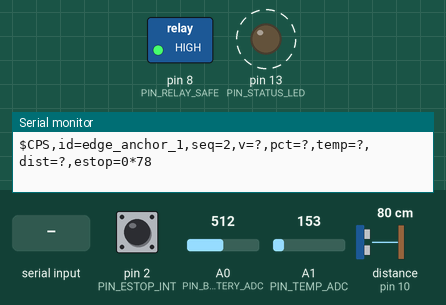
A sketch run on a simulated Arduino Uno, built with avr-gcc and run on an emulated ATmega328P. Parts: switched loads named in the sketch (green lamp = pin HIGH), output pins drawn as LEDs (lit = HIGH), the last lines printed to the serial monitor. Wiring (inferred from the names in the program): ultrasonic range finder: trigger pin 9; echo pin 10. Dashed ring = blinking. The test bench sets the inputs (shaded band); at power-on: pin 2 (PIN_ESTOP_INT) HIGH, A0 (PIN_BATTERY_ADC) = 512, A1 (PIN_TEMP_ADC) = 153, distance to the obstacle (sensor on pin 10) 80 cm. The echo pulse lasts 58.3 µs per cm; pins used as bus, display or sensor lines are not drawn.

Above: at 1.2 s.
1.3 s: "$CMD,ESTOP\n" received over Serial
At 2.75 s:
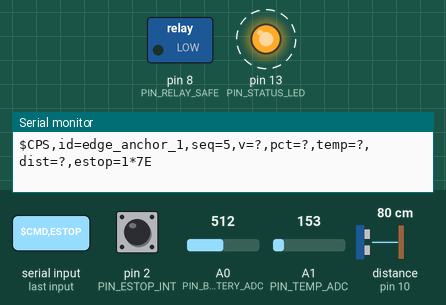
4.4 s: "$CMD,RESUME\n" received over Serial
At 5.75 s:
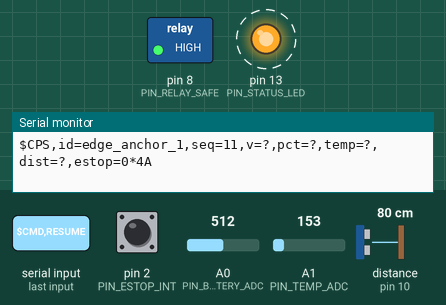
7.5 s: pin 2 (PIN_ESTOP_INT) pulled LOW for 0.15 s
At 8.25 s:
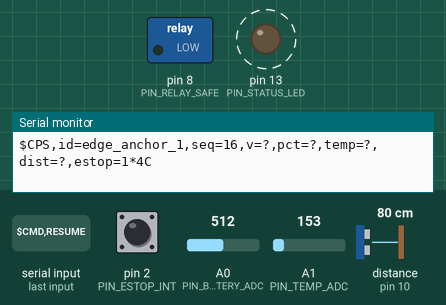
Timing chart, 0 to 14.8 s (numbered marks = the images above; inputs shaded):
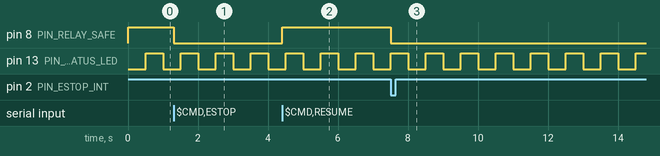

The sketch:

cps_edge_node.ino
```cpp
/* ==============================================================================
 * cps_edge_node.ino
 * Distributed Cyber-Physical Systems (CPS) Edge Sensor Anchor & Gateway Node
 *
 * Hardware Target: Arduino Uno / Mega / Nano / ESP32
 * Role in CPS Architecture:
 * - Fixed perimeter anchor or edge robotic gateway
 * - Samples physical battery voltage divider (A0)
 * - Measures analog temperature transducer (A1)
 * - Monitors ultrasonic proximity ranger (Trig=9, Echo=10)
 * - Implements hardware failsafe / Emergency Stop interrupt (D2)
 * - Streams structured telemetry packets over serial at 2 Hz
 * - Executes supervisory remote commands (ESTOP, RESUME, PING, SET_RATE)
 * ============================================================================== */

#include <Arduino.h>

// Pin Definitions
const uint8_t PIN_BATTERY_ADC = A0;
const uint8_t PIN_TEMP_ADC    = A1;
const uint8_t PIN_ESTOP_INT   = 2;
const uint8_t PIN_RELAY_SAFE  = 8;
const uint8_t PIN_US_TRIG     = 9;
const uint8_t PIN_US_ECHO     = 10;
const uint8_t PIN_STATUS_LED  = 13;

// Telemetry & State
char ROBOT_ID[32] = "edge_anchor_1";
volatile bool g_estop_active = false;
uint32_t g_telemetry_period_ms = 500; // 2 Hz default
uint32_t g_last_telemetry_tx = 0;
uint32_t g_heartbeat_seq = 0;

// Analog Calibration Constants
const float V_REF = 5.0;           // ADC reference voltage (V)
const float R1_OHMS = 10000.0;     // Voltage divider upper resistor (10k)
const float R2_OHMS = 2200.0;      // Voltage divider lower resistor (2.2k)
const float DIVIDER_RATIO = (R1_OHMS + R2_OHMS) / R2_OHMS; // ~5.545

void onEmergencyStopInterrupt() {
    g_estop_active = true;
    digitalWrite(PIN_RELAY_SAFE, LOW); // De-energize safety relay immediately
}

float readBatteryVoltage() {
    int raw_adc = analogRead(PIN_BATTERY_ADC);
    float v_adc = (raw_adc / 1023.0f) * V_REF;
    return v_adc * DIVIDER_RATIO;
}

float readTemperatureC() {
    int raw_adc = analogRead(PIN_TEMP_ADC);
    float v_adc = (raw_adc / 1023.0f) * V_REF;
    // 10 mV/°C linear response (e.g. TMP36)
    return (v_adc - 0.5f) * 100.0f;
}

float readUltrasonicDistanceM() {
    digitalWrite(PIN_US_TRIG, LOW);
    delayMicroseconds(2);
    digitalWrite(PIN_US_TRIG, HIGH);
    delayMicroseconds(10);
    digitalWrite(PIN_US_TRIG, LOW);

    unsigned long duration = pulseIn(PIN_US_ECHO, HIGH, 30000); // 30ms timeout (~5m)
    if (duration == 0) return -1.0f; // Out of range
    // Speed of sound: 343 m/s -> (duration_us / 2) * 0.000343
    return (duration * 0.0001715f);
}

uint8_t calculateChecksum(const char* payload) {
    uint8_t csum = 0;
    while (*payload) {
        csum ^= (uint8_t)(*payload++);
    }
    return csum;
}

void parseCommand(const String& cmd) {
    if (cmd.startsWith("$CMD,ESTOP")) {
        g_estop_active = true;
        digitalWrite(PIN_RELAY_SAFE, LOW);
        Serial.println("$ACK,ESTOP_ENGAGED");
    } else if (cmd.startsWith("$CMD,RESUME")) {
        g_estop_active = false;
        digitalWrite(PIN_RELAY_SAFE, HIGH);
        Serial.println("$ACK,NORMAL_OPERATION_RESUMED");
    } else if (cmd.startsWith("$CMD,PING")) {
        Serial.println("$PONG,EDGE_ALIVE");
    } else if (cmd.startsWith("$CMD,RATE,")) {
        int hz = cmd.substring(10).toInt();
        if (hz >= 1 && hz <= 20) {
            g_telemetry_period_ms = 1000 / hz;
            Serial.print("$ACK,RATE_UPDATED_HZ,");
            Serial.println(hz);
        }
    }
}

void setup() {
    Serial.begin(115200);

    pinMode(PIN_BATTERY_ADC, INPUT);
    pinMode(PIN_TEMP_ADC, INPUT);
    pinMode(PIN_US_TRIG, OUTPUT);
    pinMode(PIN_US_ECHO, INPUT);
    pinMode(PIN_STATUS_LED, OUTPUT);
    pinMode(PIN_RELAY_SAFE, OUTPUT);
    digitalWrite(PIN_RELAY_SAFE, HIGH); // Normal operation

    pinMode(PIN_ESTOP_INT, INPUT_PULLUP);
    attachInterrupt(digitalPinToInterrupt(PIN_ESTOP_INT), onEmergencyStopInterrupt, FALLING);

    Serial.println("$BOOT,CPS_EDGE_NODE_INITIALIZED,FW_V1.0.0");
}

void loop() {
    uint32_t now = millis();

    // Process incoming serial commands
    while (Serial.available() > 0) {
        String line = Serial.readStringUntil('\n');
        line.trim();
        if (line.length() > 0) {
            parseCommand(line);
        }
    }

    // Periodic telemetry transmit
    if (now - g_last_telemetry_tx >= g_telemetry_period_ms) {
        g_last_telemetry_tx = now;
        g_heartbeat_seq++;

        float v_bat = readBatteryVoltage();
        float temp_c = readTemperatureC();
        float dist_m = readUltrasonicDistanceM();

        // Calculate battery percentage (12V nominal LiPo: 11.1V=0%, 12.6V=100%)
        float pct = ((v_bat - 11.1f) / (12.6f - 11.1f)) * 100.0f;
        if (pct < 0.0f) pct = 0.0f;
        if (pct > 100.0f) pct = 100.0f;

        char payload[128];
        snprintf(payload, sizeof(payload),
            "CPS,id=%s,seq=%lu,v=%.2f,pct=%.1f,temp=%.1f,dist=%.2f,estop=%d",
            ROBOT_ID, (unsigned long)g_heartbeat_seq, v_bat, pct, temp_c, dist_m, g_estop_active ? 1 : 0
        );

        uint8_t csum = calculateChecksum(payload);

        // Output NMEA-style frame: $<payload>*<hex_checksum>
        Serial.print("$");
        Serial.print(payload);
        Serial.print("*");
        if (csum < 16) Serial.print("0");
        Serial.println(csum, HEX);

        // Toggle status LED
        digitalWrite(PIN_STATUS_LED, !digitalRead(PIN_STATUS_LED));
    }
}
```

Measured:
- after the input at 1.3 s, pin 8 (PIN_RELAY_SAFE): HIGH → LOW at once
- after the input at 4.4 s, pin 8 (PIN_RELAY_SAFE): LOW → HIGH at once
- after the input at 7.5 s, pin 8 (PIN_RELAY_SAFE): HIGH → LOW at once
- by itself, pin 13 (PIN_STATUS_LED): alternates HIGH for 0.50 s and LOW for 0.50 s
